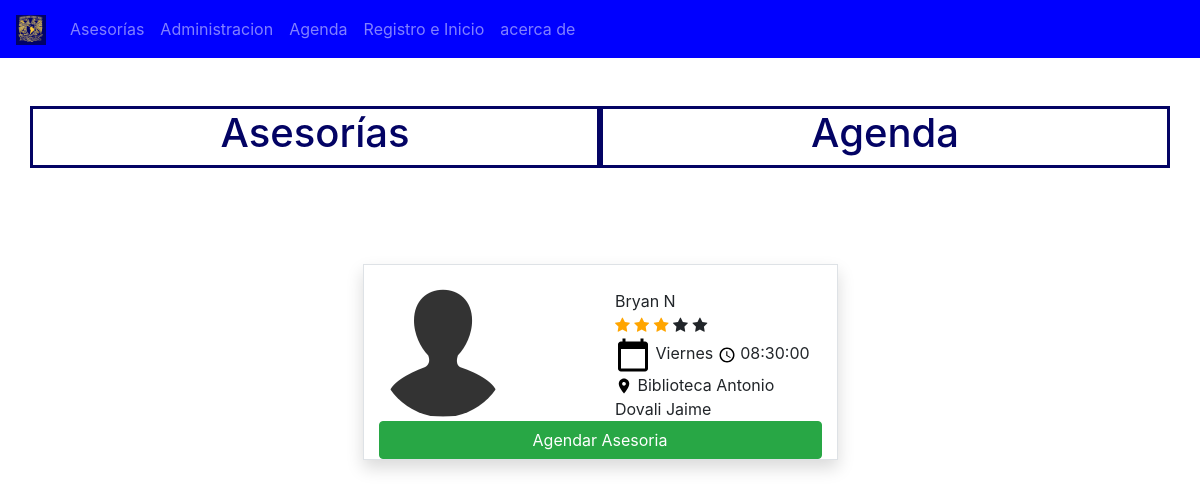
The app's page /source/tabla_asesores.php?nomMat=Cinematica y Dinamica with its own data.
### tables this page shows
CREATE TABLE `sesiones` (
  `id_sesion` int(80) NOT NULL,
  `dia_semana` varchar(200) NOT NULL,
  `horario_sesion` time NOT NULL,
  `lugar_sesion` varchar(200) NOT NULL,
  `id_asesor` int(80) NOT NULL,
  `id_clase` int(80) NOT NULL
);

CREATE TABLE `asesor` (
  `id_asesor` int(80) NOT NULL,
  `nombre_asesor` varchar(200) NOT NULL,
  `celular_asesor` varchar(80) NOT NULL,
  `correo_asesor` varchar(200) NOT NULL,
  `carrera_asesor` varchar(200) NOT NULL,
  `semestre_asesor` int(80) NOT NULL,
  `contrasena_asesor` varchar(255) NOT NULL
);

### source/tabla_asesores.php (the view, shortened to what this page needs)
<!DOCTYPE html>
<html>
    <head>
        <link rel="stylesheet" type="text/css" href="../css/bootstrap.css">
        <link rel="stylesheet" type="text/css" href="../css_javerim/javerim_style.css">
        <link rel="stylesheet" href="https://cdnjs.cloudflare.com/ajax/libs/font-awesome/4.7.0/css/font-awesome.min.css">
    </head>
    <body>
        <nav class="navbar navbar-expand-lg navbar-dark bg-jav">
          <a class="navbar-brand" href="#">
            <img src="../img/iconos/unam.jpg" width="30" height="30" alt="">
          </a>
          <div class="collapse navbar-collapse" id="opciones">
            <ul class="navbar-nav">
              <li class="nav-item">
                <a class="nav-link " href="ver_asesorias.php">Asesorías</a>
              </li>
              <li class="nav-item">
                <a class="nav-link" href="Administracion.php">Administracion</a>
              </li>
              <li class="nav-item">
                <a class="nav-link" href="agenda.php">Agenda</a>
              </li>
              <li class="nav-item">
                <a class="nav-link" href="form.php">Registro e Inicio</a>
              </li>
              <li>
                <a class="nav-link" href="#">acerca de</a>
              </li>
            </ul>
          </div>
        </nav>
            <br><br>
            <div class="container">
                <div class="row">
                    <div class="col-6 titulo-nac text-center">
                        <a href="ver_asesorias.php"><h1 class="text-nac">Asesorías</h1></a>
                    </div>
                    <div class="col-6 titulo-nac text-center">
                        <a href="agenda.php"><h1 class="text-nac">Agenda</h1></a>
                    </div>
                </div>
            </div>
            <br><br>
            <div class="container-fluid">
        <?php
            $nombreMat = $_GET['nomMat'];
            $servername = "localhost";
            $username = "root";
            $password = "";
            $dbname = "javerim";
            try {
            $conn = new PDO("mysql:host=$servername;dbname=$dbname", $username, $password);
            $conn->setAttribute(PDO::ATTR_ERRMODE, PDO::ERRMODE_EXCEPTION);
            $stmt = $conn->prepare("SELECT asesor.id_asesor, asesor.nombre_asesor, clase.nombre_asig, clase.Tema_asig, sesiones.dia_semana, sesiones.horario_sesion, sesiones.lugar_sesion FROM `sesiones` INNER JOIN asesor ON sesiones.id_asesor=asesor.id_asesor INNER JOIN clase ON sesiones.id_clase= clase.id_asig WHERE clase.nombre_asig ='$nombreMat'");
            $stmt->execute();
            $resultado =$stmt->fetchAll();
            }
            catch(PDOException $e) {
                echo "Error: " . $e->getMessage();
            }
            ?>
            <div class="container">
                <div class="row justify-content-around">
                    <?php foreach ($resultado as $dato): ?>
                    <div class="col-md-5 mt-5 border shadow">
                        <br>
                        <div class="row justify-content-between">
                            <div class="col-4">
                                <img src="../img/iconos/contacts_3695.ico" class="rounded-circle" alt="photo">
                            </div>
                            <div class="col-6">
                                <b> </b> <?php echo $dato['nombre_asesor'] ?> <br>
                                <span class="fa fa-star checked"></span>
                                <span class="fa fa-star checked"></span>
                                <span class="fa fa-star checked"></span>
                                <span class="fa fa-star"></span>
                                <span class="fa fa-star"></span> <br>
                                <img src="../img/iconos/1x/baseline_calendar_today_black_18dp.png" alt="calendar">
                                <b> </b> <?php echo $dato['dia_semana'] ?>
                                <img src="../img/iconos/1x/baseline_query_builder_black_18dp.png" alt="calendar">
                                <b> </b> <?php echo $dato['horario_sesion'] ?> <br>
                                <img src="../img/iconos/1x/baseline_location_on_black_18dp.png" alt="calendar">
                                <b> </b> <?php echo $dato['lugar_sesion'] ?> <br>
                            </div>
                            <div class="col-12">
                                <button type='submit' class='btn btn-success btn-block' data-toggle="modal" data-target="#diag_conf"
                                    onclick="verDatos('<?php echo $dato['id_asesor']?>','<?php echo $dato['nombre_asesor']?>','<?php echo $dato['dia_semana'] ?>','<?php echo $dato['horario_sesion']?>','<?php echo $dato['lugar_sesion'] ?>')">
                                    Agendar Asesoria
                                </button>
                            </div>
                        </div>
                    </div>
                    <?php endforeach ?>
                </div>
                <br>
            </div>
    </body>
</html>

### css_javerim/javerim_style.css (style rules this page uses)
.bg-jav { text-aling: right; background-color: blue; }
.text-nac { color: rgb(3, 3, 100); }
.titulo-nac { border-style: solid; border-color: rgb(3, 3, 100); }
a:link { text-decoration: none; }
.checked { color: orange; }

### records on screen
sesiones: id_asesor.nombre_asesor "Bryan N", dia_semana "Viernes", horario_sesion "08:30:00", lugar_sesion "Biblioteca Antonio Dovali Jaime"
